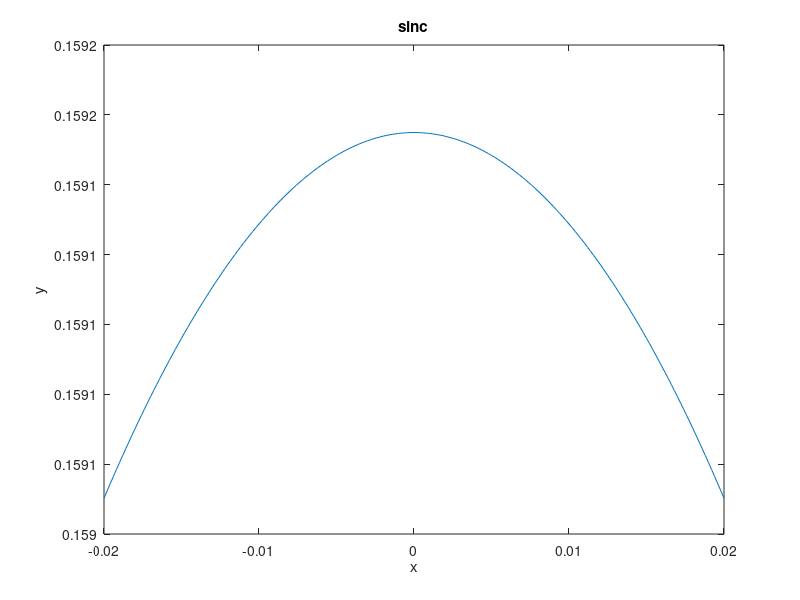

Write MATLAB code to recreate this figure. (Note: this script raises an error after producing the figure.)
%b
x =[-5:0.1:5];


plot(x,1/5);title('box');xlabel('x');ylabel('y'); 

%%
%sinc 
w = 10;
h = 500;
x =[-w:0.1:w];
x = x/h;
plot(x,(1/(2*pi))*sinc(x));title('sinc');xlabel('x');ylabel('y'); 


%%
%2.1 Power spectrum
B = imread('D:\master\image processing\week3\lena.tiff');
subplot(1,2,1),imshow(B),title('lena');

NP = abs(fftn(B));
NPshift = fftshift(NP);
subplot(1,2,2),imagesc(log(1+NPshift)),title('power spectrum');

%%
%2.2 
B = imread('D:\master\image processing\week3\lena.tiff');
subplot(2,2,1),imshow(B),title('lena');


size = 9;

tic
for j = 1 : 1
    kernel = zeros([size,size]);
    B2 = filter(B,kernel);
end
toc;


%%
subplot(2,2,2),imagesc(B2),title('B*kernel');

Bfft = fft2(B);
subplot(2,2,3),imshow(Bfft),title('B frequency domain');

kernelfft = fft2(kernel);
kernelfft2 = zeros(Rimage,Cimage);
xpos = 1; ypos = 1;
kernelfft2(xpos:xpos+r-1,ypos:ypos+c-1) = kernel;
kernelfft2 = fft2(kernelfft2);


subplot(2,2,4),imshow(kernelfft2);
K = Bfft.*kernelfft2;
subplot(2,2,4),imagesc(real(ifft2(K))),colormap(gray),title('inverse fft for B(x)kernel(x)');


%%
%2.3
B = imread('D:\master\image processing\week3\lena.tiff');
subplot(2,2,1),imshow(B),title('lena');

F = zeros(size(B));

a = 20;
v = 1;
w = 5;

for x = 1: size(F,1)
    for y = 1: size(F,2)
        F(x,y) = a*cos(v*x + w*y);
        B(x,y) = B(x,y) + F(x,y);
    end
end

subplot(2,2,2),imshow(B),title('lena+function');

Bfft = fft2(B);

NP = abs(Bfft);
NPshift = fftshift(NP);
subplot(2,2,3),imagesc(log(1+NPshift)),title('power spectrum');



Ffft = fft2(F);
Bfft = Bfft-Ffft;

NP = abs(Ffft);
NPshift = fftshift(NP);
figure;
imagesc(real(ifft2(Bfft))),title('restored image'),colormap(gray);

%%
%2.4
B = imread('D:\master\image processing\week3\lena.tiff');
subplot(1,2,1),imshow(B),title('lena');



Bf = scale(B,[3 2],1,1);
subplot(1,2,2),imshow(Bf),title('lena');

%%
%2.5
B = imread('D:\master\image processing\week3\lena.tiff');
subplot(1,2,1),imshow(B),title('lena');

%calculate derivative using the gaussian filter
m = 3;
n = 2;
devm = 1;
devn = 1;
Bf = scale(B,[m n],devm,devn);

%calculate fourier transform of the image
Bfft = fft2(B);

NP = abs(Bfft);
NPshift = fftshift(NP);
subplot(1,2,2),imagesc(log(1+NPshift)),title('power spectrum');

%calcualte gaussian kernel
G = [m n];

[m, n]=meshgrid(round(-G/2):round(G/2), round(-G/2):round(G/2));
kernel=exp(-m.^2/(2*devm^2)-n.^2/(2*devn^2));
kernel=kernel./sum(kernel(:));

%fourier transform of the kernel
kernelfft2 = zeros(size(B));
xpos = 1; ypos = 1;
kernelfft2(xpos:xpos+r-1,ypos:ypos+c-1) = kernel;
kernelfft2 = fft2(kernelfft2);

%multiply kernel with transform of the image
K = Bfft.*kernelfft2;
subplot(2,2,4),imagesc(real(ifft2(K))),colormap(gray),title('derivative using fft');


%%
%2.6

